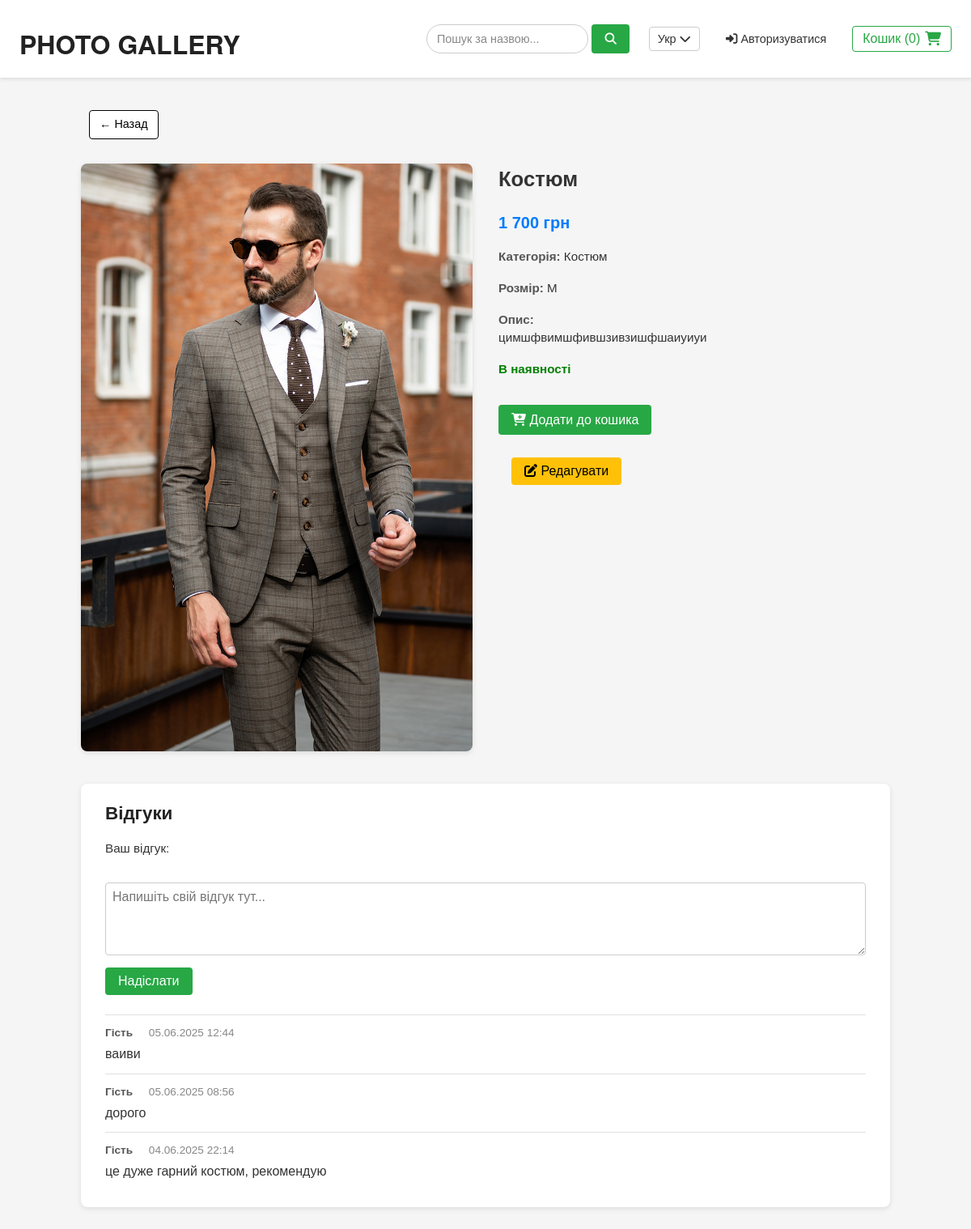
The page /views/costumeView.php?id=1&lang=uk on the database its author committed.
### tables this page shows
CREATE TABLE "costumes" (
	"id"	INTEGER,
	"name"	TEXT NOT NULL,
	"category"	TEXT NOT NULL,
	"size"	TEXT NOT NULL,
	"price"	REAL NOT NULL,
	"available"	TEXT NOT NULL,
	"photo"	TEXT,
	"description"	TEXT,
	PRIMARY KEY("id" AUTOINCREMENT)
);

### views/costumeView.php (the view, shortened to what this page needs)
<?php
$pdo = new PDO('sqlite:' . __DIR__ . '/../database.sqlite');
$pdo->setAttribute(PDO::ATTR_ERRMODE, PDO::ERRMODE_EXCEPTION);
$costumeId = isset($_GET['id']) ? intval($_GET['id']) : 0;
$costumeStmt = $pdo->prepare("SELECT * FROM costumes WHERE id = :id");
$costumeStmt->execute([':id' => $costumeId]);
$costume = $costumeStmt->fetch(PDO::FETCH_ASSOC);
$reviewsDir  = __DIR__ . '/../reviews';
$reviewsFile = $reviewsDir . '/' . $costumeId . '.json';
if (file_exists($reviewsFile)) {
    $json    = file_get_contents($reviewsFile);
    $reviews = json_decode($json, true);
} else {
    $reviews = [];
}
?>
<!DOCTYPE html>
<html lang="uk">
<head>
  <link rel="stylesheet" href="/lab2_costumes/css/style.css">
</head>
<body>
  <div class="wrapper">
    <?php include __DIR__ . '/../header.php'; ?>
    <main class="main-content" style="padding: 20px 40px;">
      <div class="breadcrumbs" style="margin-bottom: 20px;">
        <a href="/lab2_costumes/views/home.view.php?lang=<?= htmlspecialchars($_GET['lang'] ?? '', ENT_QUOTES, 'UTF-8') ?>">
          &larr; <?= htmlspecialchars($t['back'] ?? 'Назад', ENT_QUOTES, 'UTF-8') ?>
        </a>
      </div>
      <div class="costume-detail" style="display: flex; gap: 2rem; flex-wrap: wrap;">
        <div class="costume-detail__img" style="flex: 1; min-width: 300px;">
          <?php
            $imgPath = $costume['photo']
                     ? $costume['photo']
                     : 'uploads/default.jpg';
            $imgSrc = htmlspecialchars($imgPath, ENT_QUOTES, 'UTF-8');
          ?>
          <img
            src="/lab2_costumes/<?= $imgSrc ?>"
            alt="<?= htmlspecialchars($costume['name'], ENT_QUOTES, 'UTF-8') ?>"
            class="costume-detail__photo"
            style="width: 100%; height: auto; object-fit: cover; border-radius: 8px; box-shadow: 0 2px 6px rgba(0,0,0,0.1);">
        </div>
        <div class="costume-detail__info" style="flex: 1; min-width: 300px;">
          <h2 style="margin-top: 0;"><?= htmlspecialchars($costume['name'], ENT_QUOTES, 'UTF-8') ?></h2>
          <p class="costume-detail__price" style="font-size: 1.25rem; font-weight: 600; color: #007bff;">
            <?= number_format($costume['price'], 0, '.', ' ') ?> грн
          </p>
          <?php if (!empty($costume['category'])): ?>
            <p><strong><?= htmlspecialchars($t['category'] ?? 'Категорія', ENT_QUOTES, 'UTF-8') ?>:</strong>
              <?= htmlspecialchars($costume['category'], ENT_QUOTES, 'UTF-8') ?>
            </p>
          <?php endif; ?>
          <?php if (!empty($costume['size'])): ?>
            <p><strong><?= htmlspecialchars($t['size'] ?? 'Розмір', ENT_QUOTES, 'UTF-8') ?>:</strong>
              <?= htmlspecialchars($costume['size'], ENT_QUOTES, 'UTF-8') ?>
            </p>
          <?php endif; ?>
          <?php if (!empty($costume['description'])): ?>
            <p><strong><?= htmlspecialchars($t['description'] ?? 'Опис', ENT_QUOTES, 'UTF-8') ?>:</strong><br>
              <?= nl2br(htmlspecialchars($costume['description'], ENT_QUOTES, 'UTF-8')) ?>
            </p>
          <?php endif; ?>
          <?php if ($costume['available']): ?>
            <p class="available" style="color: green; font-weight: 600;">
              <?= htmlspecialchars($t['in_stock'] ?? 'В наявності', ENT_QUOTES, 'UTF-8') ?>
            </p>
          <?php else: ?>
            <p class="not-available" style="color: red; font-weight: 600;">
              <?= htmlspecialchars($t['out_of_stock'] ?? 'Немає в наявності', ENT_QUOTES, 'UTF-8') ?>
            </p>
          <?php endif; ?>
          <form method="POST" action="costumeView.php?id=<?= $costumeId ?>">
            <button
              type="submit"
              name="add_to_cart"
              class="button-add-to-cart"
              style="
                background-color: #28a745;
                color: #fff;
                padding: 0.6rem 1rem;
                border: none;
                border-radius: 4px;
                cursor: pointer;
                font-size: 1rem;
                margin-top: 1rem;
              "
              <?= in_array($costumeId, $_SESSION['cart']) ? 'disabled' : '' ?>>
              <i class="fas fa-cart-plus"></i>
              <?= in_array($costumeId, $_SESSION['cart'])
                  ? htmlspecialchars($t['in_cart'] ?? 'У кошику', ENT_QUOTES, 'UTF-8')
                  : htmlspecialchars($t['add_to_cart'] ?? 'Додати до кошика', ENT_QUOTES, 'UTF-8') ?>
            </button>
          </form>
          <button
            id="editBtn"
            class="button-edit"
            style="
              background-color: #ffc107;
              color: #000;
              padding: 0.5rem 1rem;
              border: none;
              border-radius: 4px;
              cursor: pointer;
              font-size: 1rem;
              margin-left: 1rem;
              margin-top: 1rem;
            ">
            <i class="fas fa-edit"></i> <?= htmlspecialchars($t['edit'] ?? 'Редагувати', ENT_QUOTES, 'UTF-8') ?>
          </button>
        </div>
      </div>
      <section class="reviews-section" style="margin-top: 40px;">
        <h3 style="margin-top: 0; margin-bottom: 1rem;"><?= htmlspecialchars($t['reviews'] ?? 'Відгуки', ENT_QUOTES, 'UTF-8') ?></h3>
        <form method="POST" action="costumeView.php?id=<?= $costumeId ?>" class="review-form" style="margin-bottom: 1.5rem;">
          <label for="review_content" style="font-weight: 500;">
            <?= htmlspecialchars($t['your_review'] ?? 'Ваш відгук', ENT_QUOTES, 'UTF-8') ?>:
          </label><br>
          <textarea
            id="review_content"
            name="review_content"
            rows="4"
            placeholder="<?= htmlspecialchars($t['review_placeholder'] ?? 'Напишіть свій відгук тут...', ENT_QUOTES, 'UTF-8') ?>"
            required
            style="
              width: 100%;
              padding: 0.5rem;
              border: 1px solid #ccc;
              border-radius: 4px;
              font-family: inherit;
              font-size: 1rem;
              resize: vertical;
            "></textarea><br>
          <button
            type="submit"
            name="submit_review"
            class="btn-review-submit"
            style="
              margin-top: 0.5rem;
              background-color: #28a745;
              color: #fff;
              padding: 0.5rem 1rem;
              border: none;
              border-radius: 4px;
              cursor: pointer;
              font-size: 1rem;
            ">
            <?= htmlspecialchars($t['submit_review'] ?? 'Надіслати', ENT_QUOTES, 'UTF-8') ?>
          </button>
        </form>
        <?php if (!empty($reviews)): ?>
          <ul class="reviews-list" style="list-style: none; padding-left:0; margin:0;">
            <?php foreach ($reviews as $rev): ?>
              <li class="single-review" style="border-top: 1px solid #e0e0e0; padding: 0.75rem 0;">
                <div class="review-meta" style="font-size: 0.85rem; color: #555; margin-bottom: 0.3rem;">
                  <span class="review-user" style="font-weight: 600;">
                    <?= htmlspecialchars($rev['username'], ENT_QUOTES, 'UTF-8') ?>
                  </span>
                  <span class="review-date" style="margin-left: 1rem; color: #888;">
                    <?= date('d.m.Y H:i', strtotime($rev['created_at'])) ?>
                  </span>
                </div>
                <div class="review-content" style="font-size: 1rem; line-height: 1.4; color: #333;">
                  <?= nl2br(htmlspecialchars($rev['content'], ENT_QUOTES, 'UTF-8')) ?>
                </div>
              </li>
            <?php endforeach; ?>
          </ul>
        <?php else: ?>
          <p class="no-reviews" style="font-style: italic; color: #666;">
            <?= htmlspecialchars($t['no_reviews'] ?? 'Поки що немає відгуків. Станьте першим!', ENT_QUOTES, 'UTF-8') ?>
          </p>
        <?php endif; ?>
      </section>
    </main>
  </div>
</body>
</html>

### css/style.css (style rules this page uses)
*, *::before, *::after { box-sizing: border-box; margin: 0; padding: 0; }
html, body { width: 100%; height: 100%; font-family: 'Helvetica Neue', Arial, sans-serif; color: #333; background-color: #f5f5f5; line-height: 1.5; overflow-x: hidden; }
.costume-detail { display: flex; flex-wrap: wrap; gap: 30px; max-width: 1000px; margin: 30px auto; background-color: transparent; box-shadow: none; border-radius: 0; padding: 0; }
.costume-detail__img { flex: 1 1 400px; background-color: transparent; display: flex; align-items: center; justify-content: center; }
.costume-detail__img img { width: 100%; height: auto; object-fit: contain; border-radius: 0; }
.costume-detail__info { flex: 1 1 300px; display: flex; flex-direction: column; gap: 12px; color: #333; }
.costume-detail__info h2 { font-size: 1.6rem; font-weight: 600; margin-bottom: 8px; }
.costume-detail__price { font-size: 1.3rem; color: #007bff; font-weight: 600; }
.costume-detail__info p { font-size: 0.95rem; margin-bottom: 4px; }
.costume-detail__info strong { color: #555; }
.button-add-to-cart { background-color: #28a745; color: #fff; border: none; padding: 10px 14px; font-size: 1rem; border-radius: 4px; cursor: pointer; width: fit-content; transition: background-color 0.2s; }
.button-edit { background-color: #ffc107; color: #222; border: none; padding: 10px 14px; font-size: 1rem; border-radius: 4px; cursor: pointer; width: fit-content; transition: background-color 0.2s; }
.breadcrumbs { margin: 20px auto; max-width: 1000px; padding: 0 10px; font-size: 0.9rem; display: flex; align-items: center; }
.breadcrumbs a { display: inline-flex; align-items: center; gap: 6px; background-color: #ffffff; color: #000000; border: 1px solid #000000; padding: 6px 12px; border-radius: 4px; text-decoration: none; font-size: 0.9rem; transition: background-color 0.2s, color 0.2s; }
.reviews-section { margin: 40px auto; max-width: 1000px; background-color: #ffffff; border-radius: 8px; box-shadow: 0 2px 6px rgba(0,0,0,0.1); padding: 20px 30px; }
.reviews-section h3 { margin-top: 0; margin-bottom: 16px; font-size: 1.4rem; color: #222; }
.review-form { margin-bottom: 24px; }
.review-form label { font-weight: 500; display: block; margin-bottom: 6px; font-size: 0.95rem; color: #333; }
.review-form textarea { width: 100%; padding: 10px 12px; border: 1px solid #ccc; border-radius: 4px; font-family: inherit; font-size: 1rem; resize: vertical; }
.review-form button[name="submit_review"] { margin-top: 8px; background-color: #28a745; color: #fff; padding: 10px 16px; border: none; border-radius: 4px; cursor: pointer; font-size: 1rem; transition: background-color 0.2s; }
.reviews-list { list-style: none; padding-left: 0; margin: 0; }
.single-review { border-top: 1px solid #e0e0e0; padding: 12px 0; }
.single-review:first-child { border-top: none; }
.review-meta { font-size: 0.85rem; color: #555; margin-bottom: 4px; }
.review-user { font-weight: 600; }
.review-date { margin-left: 1rem; color: #888; }
.review-content { font-size: 1rem; line-height: 1.5; color: #333; }
a { color: #007bff; text-decoration: none; transition: color 0.2s; }
main.main-content { padding: 40px 20px; font-family: Arial, sans-serif; color: #333; line-height: 1.5; }

### rows shown on the page
costumes: photo (picture), name "Костюм", price "1 700", category "Костюм", size "М", description "цимшфвимшфившзивзишфшаиуиуи"

### other values the page prints
$currentLangName "Укр"
__('login') "Авторизуватися"
__('cart') "Кошик"
$cartCount "0"
$t['back'] "Назад"
$t['category'] "Категорія"
$t['size'] "Розмір"
$t['description'] "Опис"
$t['in_stock'] "В наявності"
$t['add_to_cart'] "Додати до кошика"
$t['edit'] "Редагувати"
$t['reviews'] "Відгуки"
$t['your_review'] "Ваш відгук"
$t['submit_review'] "Надіслати"
$rev['username'] "Гість"
